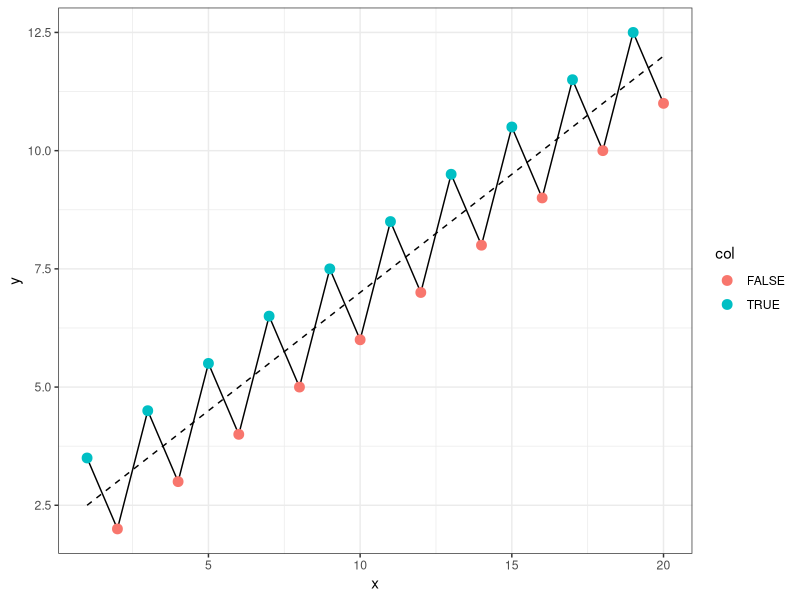
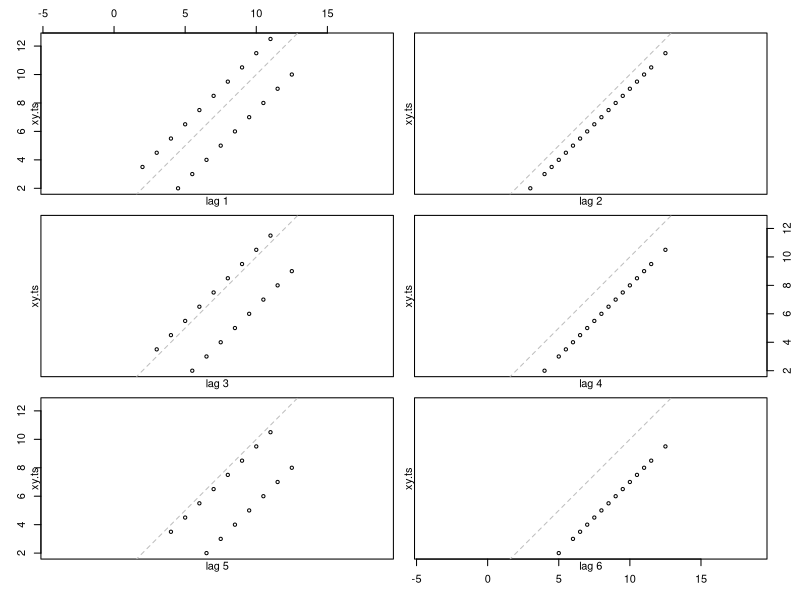
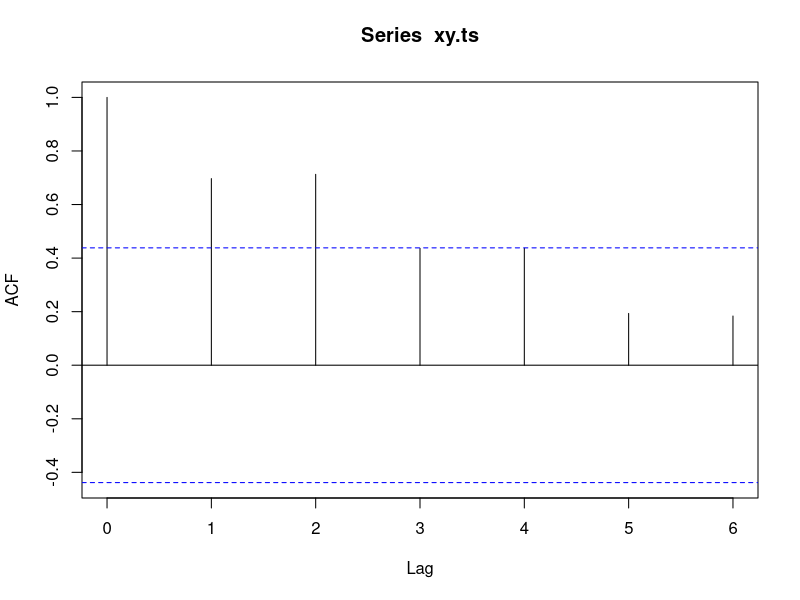

Write R code to recreate these figures, in order.
## ---- chunk 1
library(ggplot2)

a = 0.5
b = 2
x <- 1:20
truth = a*x + b
y = truth
odds <- x %% 2 != 0
y[odds] = y[odds] + 1
y[!odds] = y[!odds] - 1

df <- data.frame(x=x, y=y, col=odds, true=truth)
ggplot(df) +
  geom_line(aes(x=x, y=y)) +
  geom_line(aes(x=x, y=true), linetype=2) +
  geom_point(aes(x=x, y=y, color=col), size=3) +
  theme_bw()
## ---- chunk 2
xy.ts <- ts(data=y, frequency=1)
lag.plot(xy.ts, lags=6, do.lines=F)
## ---- chunk 3
acf(xy.ts, lag.max=6)
## ---- chunk 4
window_size <- 10
roll_acf_lag1 <- zoo::rollapply(y, width = window_size, function(v) {
  acf(v, lag.max = 1, plot = FALSE)$acf[1 + 1]
}, by.column = TRUE, align = "right")
roll_acf_lag2 <- zoo::rollapply(y, width = window_size, function(v) {
  acf(v, lag.max = 2, plot = FALSE)$acf[2 + 1]
}, by.column = TRUE, align = "right")

roll_acf_lag1
roll_acf_lag2
## ---- chunk 5
window_size <- 9
roll_acf_lag1 <- zoo::rollapply(y, width = window_size, function(v) {
  acf(v, lag.max = 1, plot = FALSE)$acf[1 + 1]
}, by.column = TRUE, align = "right")
roll_acf_lag2 <- zoo::rollapply(y, width = window_size, function(v) {
  acf(v, lag.max = 2, plot = FALSE)$acf[2 + 1]
}, by.column = TRUE, align = "right")

roll_acf_lag1
roll_acf_lag2
